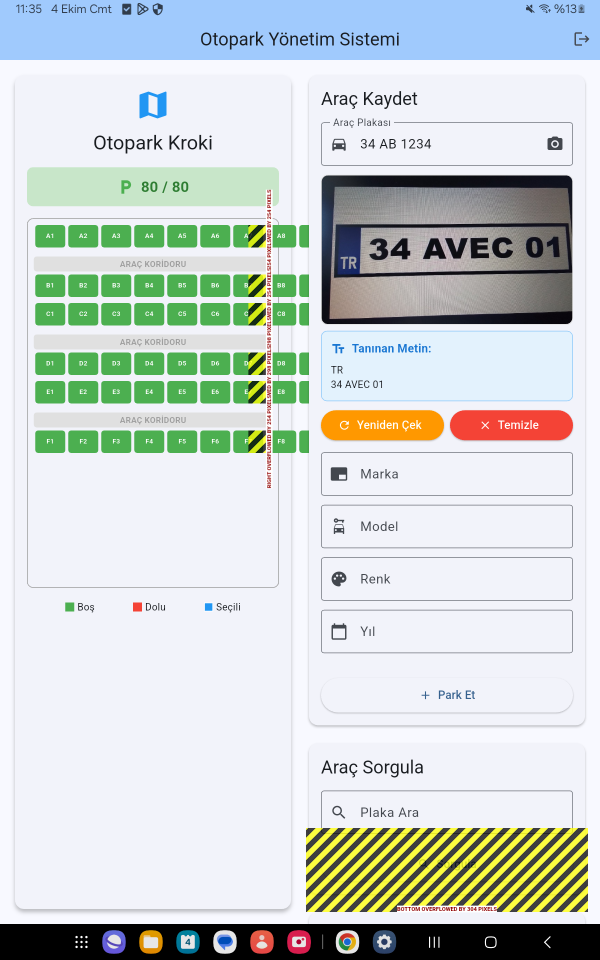
#> input picture flutter_01.png, 1200 x 1920 px (shown at 1/2 size)
$ python -i preprocess.py   (imports and definitions only)
#> lines starting #> are read from the running program, lines starting #| are printed output that depends on the picture
"""
Görüntü ön işleme modülü - deskew, dewarp, threshold, morfoloji
"""
import cv2
import numpy as np
from typing import Tuple, Optional
from scipy import ndimage


# [211 lines that did not run here, left out]

>>> import cv2
>>> picture = cv2.imread('../flutter_01.png', cv2.IMREAD_GRAYSCALE)
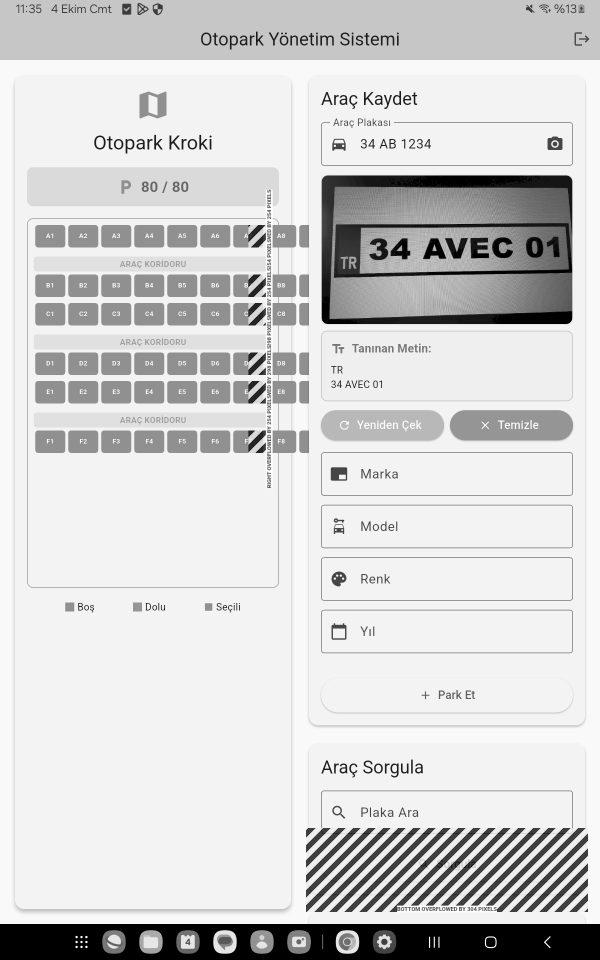
#> picture: shape (1920, 1200) (shown at 1/2 size); min 0, max 255, mean 210.1
#> (the run stopped early here; a loop or call above may not have finished)
